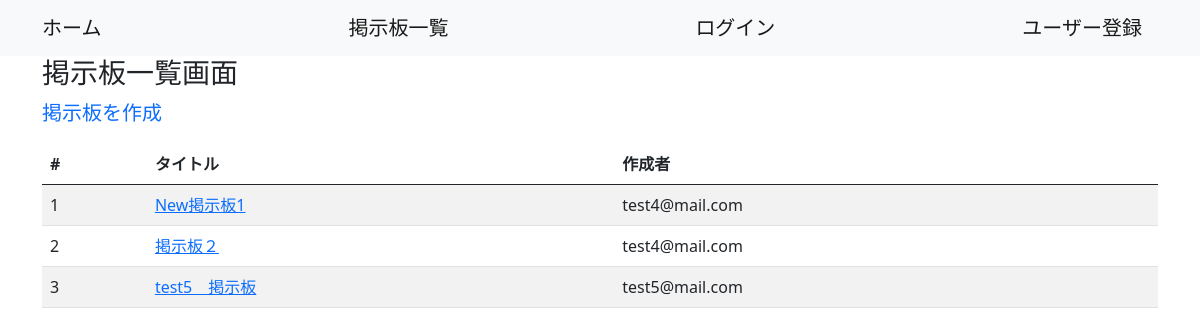
/boards/list_themes, run on the app's committed database.
### boards/models.py (models this page shows)
class Theme(models.Model):
    title = models.CharField(max_length=255)
    user = models.ForeignKey(
        User, on_delete=models.CASCADE,
    )
    objects: ThemeManager = ThemeManager()
    class Meta:
        db_table = 'theme'

### accounts/models.py (models this page shows)
class User(AbstractBaseUser, PermissionsMixin):
    username = models.CharField(max_length=255)
    age = models.PositiveIntegerField()
    email = models.EmailField(max_length=255, unique=True)
    is_active = models.BooleanField(default=False)
    is_staff = models.BooleanField(default=False)
    picture = models.FileField(null=True, upload_to='picture/')
    objects = UserManager()
    USERNAME_FIELD = 'email'
    REQUIRED_FIELDS = ['username']
    class Meta:
        db_table = 'user'

### boards/views.py (the view)
# urls.py: path('list_themes', views.list_themes, name='list_themes'),
def list_themes(request):
    themes = Theme.objects.fetch_all_themes()
    return render(
        request,
        'boards/list_themes.html',
        context={
            'themes': themes
        }
    )

### boards/models.py (called while the page is built)
    def fetch_all_themes(self):
        return self.order_by('id').all()

### templates/boards/list_themes.html
{% extends 'base.html' %}
{% block content %}
<h3>掲示板一覧画面</h3>
<p>
  <a class="navbar-brand" href="{% url 'boards:create_theme' %}">掲示板を作成</a>
</p>
<table class="table table-striped table-hover">
    <thead>
        <tr>
          <th>#</th>
          <th>タイトル</th>
          <th>作成者</th>
        </tr>
    </thead>
    <tbody>
        {% for theme in themes %}
            <tr>
                <td>{{ forloop.counter }}</td>
                <td>
                    <a href="{% url 'boards:post_comment' theme_id=theme.id %}">
                        {{ theme.title }}
                    </a>
                </td>
                <td>
                    {% if theme.user.id == user.id %}
                    <a href="{% url 'boards:edit_theme' pk=theme.id %}">
                        {{ theme.user }}
                    </a>
                    {% else %}
                        {{ theme.user }}
                    {% endif %}
                </td>
            </tr>
        {% endfor %}
    </tbody>
</table>
{% endblock %}

### data on the page
Theme: title "New掲示板1", user "test4@mail.com"
Theme: title "掲示板２", user "test4@mail.com"
Theme: title "test5 掲示板", user "test5@mail.com"
